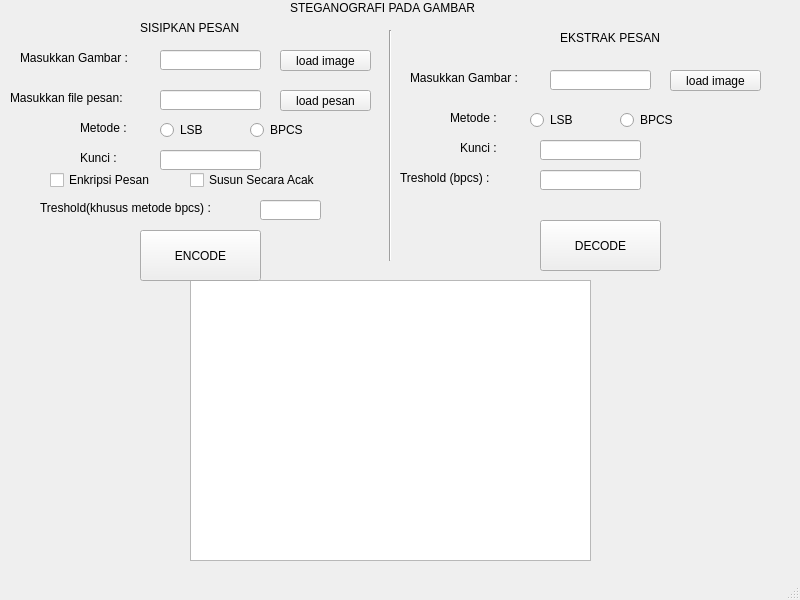
<?xml version="1.0" encoding="UTF-8"?>
<ui version="4.0">
 <class>MainWindow</class>
 <widget class="QMainWindow" name="MainWindow">
  <property name="geometry">
   <rect>
    <x>0</x>
    <y>0</y>
    <width>800</width>
    <height>600</height>
   </rect>
  </property>
  <property name="windowTitle">
   <string>MainWindow</string>
  </property>
  <widget class="QWidget" name="centralwidget">
   <widget class="QCheckBox" name="encryptedEncode">
    <property name="geometry">
     <rect>
      <x>50</x>
      <y>170</y>
      <width>121</width>
      <height>20</height>
     </rect>
    </property>
    <property name="text">
     <string>Enkripsi Pesan</string>
    </property>
   </widget>
   <widget class="QLabel" name="label">
    <property name="geometry">
     <rect>
      <x>240</x>
      <y>300</y>
      <width>60</width>
      <height>16</height>
     </rect>
    </property>
    <property name="text">
     <string/>
    </property>
   </widget>
   <widget class="Line" name="line">
    <property name="geometry">
     <rect>
      <x>380</x>
      <y>30</y>
      <width>21</width>
      <height>231</height>
     </rect>
    </property>
    <property name="orientation">
     <enum>Qt::Vertical</enum>
    </property>
   </widget>
   <widget class="QLabel" name="label_2">
    <property name="geometry">
     <rect>
      <x>290</x>
      <y>0</y>
      <width>201</width>
      <height>16</height>
     </rect>
    </property>
    <property name="text">
     <string>STEGANOGRAFI PADA GAMBAR</string>
    </property>
   </widget>
   <widget class="QGraphicsView" name="imagePreview">
    <property name="geometry">
     <rect>
      <x>190</x>
      <y>280</y>
      <width>401</width>
      <height>281</height>
     </rect>
    </property>
   </widget>
   <widget class="QLabel" name="label_3">
    <property name="geometry">
     <rect>
      <x>20</x>
      <y>50</y>
      <width>131</width>
      <height>16</height>
     </rect>
    </property>
    <property name="text">
     <string>Masukkan Gambar :</string>
    </property>
   </widget>
   <widget class="QLabel" name="label_4">
    <property name="geometry">
     <rect>
      <x>140</x>
      <y>20</y>
      <width>111</width>
      <height>16</height>
     </rect>
    </property>
    <property name="text">
     <string>SISIPKAN PESAN</string>
    </property>
   </widget>
   <widget class="QLabel" name="label_5">
    <property name="geometry">
     <rect>
      <x>560</x>
      <y>30</y>
      <width>121</width>
      <height>16</height>
     </rect>
    </property>
    <property name="text">
     <string>EKSTRAK PESAN</string>
    </property>
   </widget>
   <widget class="QLineEdit" name="inputFileEncode">
    <property name="geometry">
     <rect>
      <x>160</x>
      <y>50</y>
      <width>101</width>
      <height>20</height>
     </rect>
    </property>
   </widget>
   <widget class="QPushButton" name="imgEncodeButton">
    <property name="geometry">
     <rect>
      <x>280</x>
      <y>50</y>
      <width>91</width>
      <height>21</height>
     </rect>
    </property>
    <property name="text">
     <string>load image</string>
    </property>
   </widget>
   <widget class="QLabel" name="label_6">
    <property name="geometry">
     <rect>
      <x>10</x>
      <y>90</y>
      <width>131</width>
      <height>16</height>
     </rect>
    </property>
    <property name="text">
     <string>Masukkan file pesan:</string>
    </property>
   </widget>
   <widget class="QLineEdit" name="inputFileMessage">
    <property name="geometry">
     <rect>
      <x>160</x>
      <y>90</y>
      <width>101</width>
      <height>20</height>
     </rect>
    </property>
   </widget>
   <widget class="QPushButton" name="messageButton">
    <property name="geometry">
     <rect>
      <x>280</x>
      <y>90</y>
      <width>91</width>
      <height>21</height>
     </rect>
    </property>
    <property name="text">
     <string>load pesan</string>
    </property>
   </widget>
   <widget class="QRadioButton" name="lsbEncode">
    <property name="geometry">
     <rect>
      <x>160</x>
      <y>120</y>
      <width>61</width>
      <height>20</height>
     </rect>
    </property>
    <property name="text">
     <string>LSB</string>
    </property>
   </widget>
   <widget class="QRadioButton" name="bpcsEncode">
    <property name="geometry">
     <rect>
      <x>250</x>
      <y>120</y>
      <width>100</width>
      <height>20</height>
     </rect>
    </property>
    <property name="text">
     <string>BPCS</string>
    </property>
   </widget>
   <widget class="QLabel" name="label_7">
    <property name="geometry">
     <rect>
      <x>80</x>
      <y>120</y>
      <width>81</width>
      <height>16</height>
     </rect>
    </property>
    <property name="text">
     <string>Metode :</string>
    </property>
   </widget>
   <widget class="QCheckBox" name="randomizedEncode">
    <property name="geometry">
     <rect>
      <x>190</x>
      <y>170</y>
      <width>141</width>
      <height>20</height>
     </rect>
    </property>
    <property name="text">
     <string>Susun Secara Acak</string>
    </property>
   </widget>
   <widget class="QLabel" name="label_8">
    <property name="geometry">
     <rect>
      <x>40</x>
      <y>200</y>
      <width>201</width>
      <height>16</height>
     </rect>
    </property>
    <property name="text">
     <string>Treshold(khusus metode bpcs) :</string>
    </property>
   </widget>
   <widget class="QLineEdit" name="tresholdEncode">
    <property name="geometry">
     <rect>
      <x>260</x>
      <y>200</y>
      <width>61</width>
      <height>20</height>
     </rect>
    </property>
   </widget>
   <widget class="QPushButton" name="startEncode">
    <property name="geometry">
     <rect>
      <x>140</x>
      <y>230</y>
      <width>121</width>
      <height>51</height>
     </rect>
    </property>
    <property name="text">
     <string>ENCODE</string>
    </property>
   </widget>
   <widget class="QLabel" name="label_9">
    <property name="geometry">
     <rect>
      <x>410</x>
      <y>70</y>
      <width>131</width>
      <height>16</height>
     </rect>
    </property>
    <property name="text">
     <string>Masukkan Gambar :</string>
    </property>
   </widget>
   <widget class="QLineEdit" name="inputFileDecode">
    <property name="geometry">
     <rect>
      <x>550</x>
      <y>70</y>
      <width>101</width>
      <height>20</height>
     </rect>
    </property>
   </widget>
   <widget class="QPushButton" name="imgDecodeButton">
    <property name="geometry">
     <rect>
      <x>670</x>
      <y>70</y>
      <width>91</width>
      <height>21</height>
     </rect>
    </property>
    <property name="text">
     <string>load image</string>
    </property>
   </widget>
   <widget class="QRadioButton" name="bpcsDecode">
    <property name="geometry">
     <rect>
      <x>620</x>
      <y>110</y>
      <width>100</width>
      <height>20</height>
     </rect>
    </property>
    <property name="text">
     <string>BPCS</string>
    </property>
   </widget>
   <widget class="QRadioButton" name="lsbDecode">
    <property name="geometry">
     <rect>
      <x>530</x>
      <y>110</y>
      <width>61</width>
      <height>20</height>
     </rect>
    </property>
    <property name="text">
     <string>LSB</string>
    </property>
   </widget>
   <widget class="QLabel" name="label_10">
    <property name="geometry">
     <rect>
      <x>450</x>
      <y>110</y>
      <width>81</width>
      <height>16</height>
     </rect>
    </property>
    <property name="text">
     <string>Metode :</string>
    </property>
   </widget>
   <widget class="QLabel" name="label_11">
    <property name="geometry">
     <rect>
      <x>80</x>
      <y>150</y>
      <width>81</width>
      <height>16</height>
     </rect>
    </property>
    <property name="text">
     <string>Kunci :</string>
    </property>
   </widget>
   <widget class="QLineEdit" name="keyEncode">
    <property name="geometry">
     <rect>
      <x>160</x>
      <y>150</y>
      <width>101</width>
      <height>20</height>
     </rect>
    </property>
   </widget>
   <widget class="QLineEdit" name="keyDecode">
    <property name="geometry">
     <rect>
      <x>540</x>
      <y>140</y>
      <width>101</width>
      <height>20</height>
     </rect>
    </property>
    <property name="text">
     <string/>
    </property>
   </widget>
   <widget class="QLabel" name="label_12">
    <property name="geometry">
     <rect>
      <x>460</x>
      <y>140</y>
      <width>81</width>
      <height>16</height>
     </rect>
    </property>
    <property name="text">
     <string>Kunci :</string>
    </property>
   </widget>
   <widget class="QLabel" name="label_13">
    <property name="geometry">
     <rect>
      <x>400</x>
      <y>170</y>
      <width>111</width>
      <height>16</height>
     </rect>
    </property>
    <property name="text">
     <string>Treshold (bpcs) :</string>
    </property>
   </widget>
   <widget class="QLineEdit" name="tresholdDecode">
    <property name="geometry">
     <rect>
      <x>540</x>
      <y>170</y>
      <width>101</width>
      <height>20</height>
     </rect>
    </property>
    <property name="text">
     <string/>
    </property>
   </widget>
   <widget class="QPushButton" name="startDecode">
    <property name="geometry">
     <rect>
      <x>540</x>
      <y>220</y>
      <width>121</width>
      <height>51</height>
     </rect>
    </property>
    <property name="text">
     <string>DECODE</string>
    </property>
   </widget>
  </widget>
  <widget class="QMenuBar" name="menubar">
   <property name="geometry">
    <rect>
     <x>0</x>
     <y>0</y>
     <width>800</width>
     <height>22</height>
    </rect>
   </property>
  </widget>
  <widget class="QStatusBar" name="statusbar"/>
 </widget>
 <resources/>
 <connections/>
</ui>
